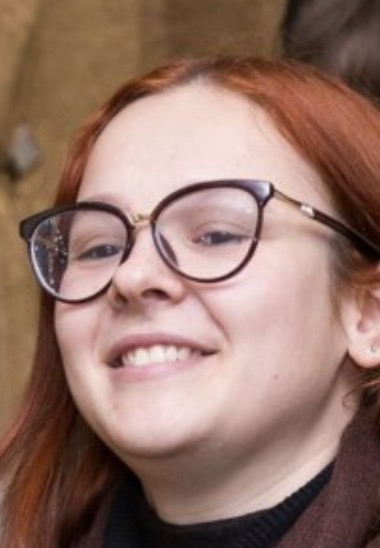
#> input picture first.jpg, 380 x 548 px
$ python find_face.py first.jpg
#> lines starting #> are read from the running program, lines starting #| are printed output that depends on the picture; after the words box and inside, x2 and y2 are one past the last pixel; in counts of white or black regions, pixels touching at a corner belong together
import cv2 as cv
import sys
# Read image from argv
original_image = cv.imread(sys.argv[1])
#> original_image is the input picture: shape (548, 380, 3); mean B, G, R 104.2, 115.4, 147.8

# Convert color image to grayscale for Viola-Jones
grayscale_image = cv.cvtColor(original_image, cv.COLOR_BGR2GRAY)
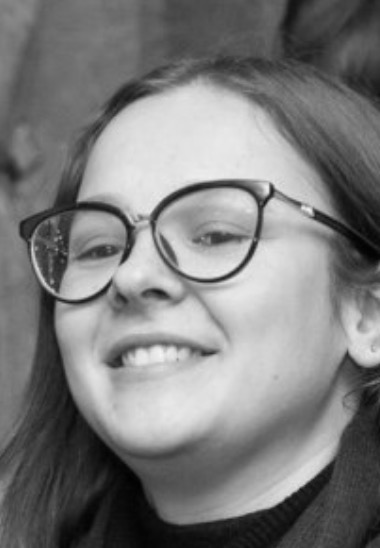
#> grayscale_image: shape (548, 380); min 0, max 247, mean 123.8

# Load the classifier and create a cascade object for face detection
face_cascade = cv.CascadeClassifier(cv.data.haarcascades + 'haarcascade_frontalface_alt.xml')

detected_faces = face_cascade.detectMultiScale(grayscale_image)
#> detected_faces = [[13, 109, 322, 322]]

for (column, row, width, height) in detected_faces:
    cv.rectangle(
        original_image,
        (column, row),
        (column + width, row + height),
        (0, 255, 0),
        2
    )
#> this loop made 1 pass
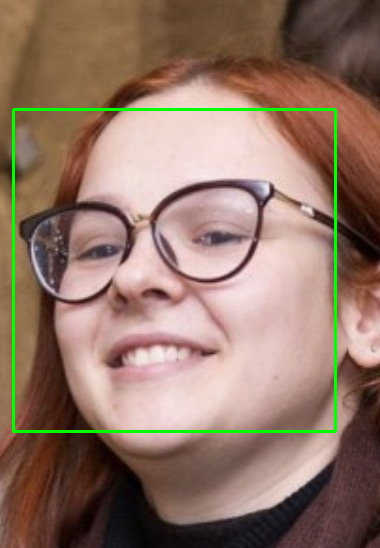
#> original_image: shape (548, 380, 3); 1.85% of pixels changed, all inside (x1, y1, x2, y2) = (12, 108, 337, 433)

cv.imshow('Image', original_image)
cv.waitKey(0)
cv.destroyAllWindows()
